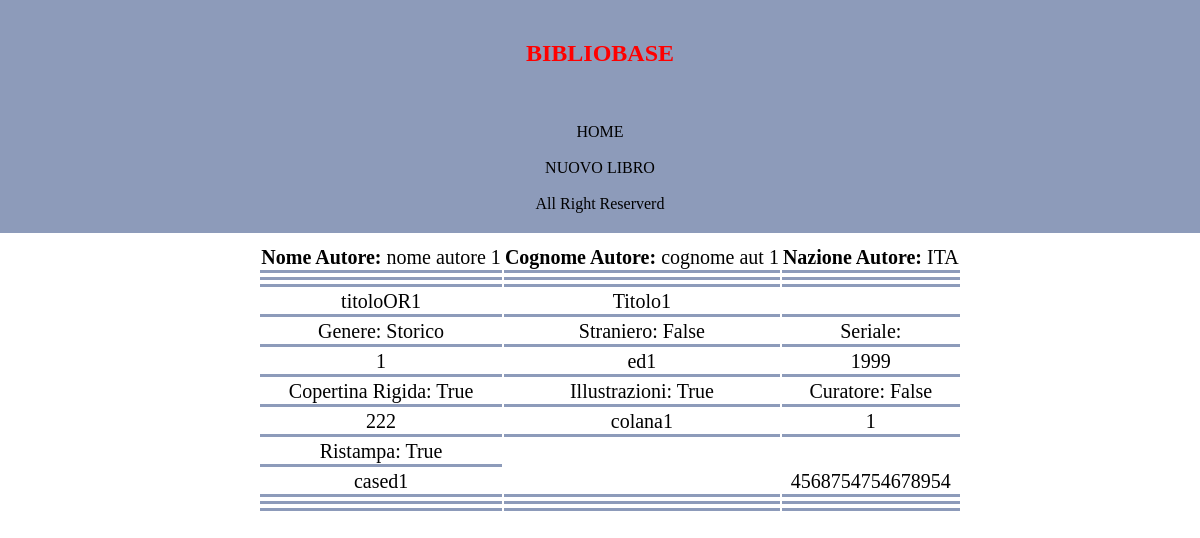
The page /detail/N660/ on the database its author committed.
### libri/models.py (models this page shows)
class TradAutCur(models.Model):
    CodAutore = models.CharField(max_length=4,primary_key=True)
    NomeTr = models.CharField(max_length=256)
    CognomeTr = models.CharField(max_length=256)
    NazioneTr = models.CharField(max_length=256)

class NonSeriale(models.Model):
    CodLibro = models.CharField(max_length=4, primary_key=True)
    IDCollana = models.ForeignKey(Collane,on_delete=models.RESTRICT, blank=True, null=True)
    IDCasaEd = models.ForeignKey(CasaEditrice,on_delete=models.RESTRICT)
    IDAutoreCuratore = models.ForeignKey(TradAutCur,on_delete=models.RESTRICT)
    IDPostPrefazione = models.ForeignKey(PostfazionePre,on_delete=models.RESTRICT, blank=True, null=True)
    Straniero = models.BooleanField(default=False)
    TitoloOrig = models.CharField(max_length=256, blank=True, null=True)
    Titolo = models.CharField(max_length=256)
    Sottotitolo = models.CharField(max_length=256, blank=True, null=True)
    AnnoEd = models.IntegerField()
    Illustrazioni = models.BooleanField(default=False)
    ISBN = models.CharField(max_length=13)
    Genere = models.CharField(max_length=256)
    NumPub = models.IntegerField(blank=True, null=True)
    CopertinaRigida = models.BooleanField(default=False)
    Ristampa = models.BooleanField(default=False)
    nRistampa = models.IntegerField(blank=True, null=True)
    Edizione = models.IntegerField()
    NumPagine = models.IntegerField()
    Curatore = models.BooleanField(default=False)
    Traduttore = models.ForeignKey(TradAutCur,related_name='traduttoreN',on_delete = models.RESTRICT, blank=True, null=True)
    Critico = models.ForeignKey(TradAutCur,related_name='criticoN',on_delete = models.RESTRICT, blank=True, null=True)

class Collane(models.Model):
    CodCollane = models.CharField(max_length=4, primary_key=True)
    NomeCo = models.CharField(max_length=256)

class CasaEditrice(models.Model):
    CodCasaEd = models.CharField(max_length=4, primary_key=True)
    Sede = models.CharField(max_length=256)
    NomeCa = models.CharField(max_length=256)

### libri/views.py (the view)
# urls.py: path('detail/<Cod>/',views.LibroDetailView, name='detail'),
def LibroDetailView(request,Cod):
    if request.method == 'GET':
            if Cod[0]=='N':
                query="SELECT * FROM libri_NonSeriale WHERE CodLibro=%s"
            if Cod[0]=='S':
                query="SELECT * FROM libri_Seriale WHERE CodLibro=%s"
            for record in NonSeriale.objects.raw(query,[Cod,]):
                CodLibro = record.CodLibro
                NomeCo = record.IDCollana.NomeCo
                Sede = record.IDCasaEd.Sede
                NomeCa = record.IDCasaEd.NomeCa
                NomeAu = record.IDAutoreCuratore.NomeTr
                CognomeAu = record.IDAutoreCuratore.CognomeTr
                NazioneAu = record.IDAutoreCuratore.NazioneTr
                NomePr = record.IDPostPrefazione.autPrefazione.NomeTr
                CognomePr = record.IDPostPrefazione.autPrefazione.CognomeTr
                NazionePr = record.IDPostPrefazione.autPrefazione.NazioneTr
                NomePo = record.IDPostPrefazione.autPostfazione.NomeTr
                CognomePo = record.IDPostPrefazione.autPostfazione.CognomeTr
                NazionePo = record.IDPostPrefazione.autPostfazione.NazioneTr
                Straniero = record.Straniero
                TitoloOrig = record.TitoloOrig
                Titolo = record.Titolo
                Sottotitolo = record.Sottotitolo
                AnnoEd = record.AnnoEd
                Illustrazioni = record.Illustrazioni
                ISBN = record.ISBN
                Genere = record.Genere
                NumPub = record.NumPub
                CopertinaRigida = record.CopertinaRigida
                Ristampa = record.Ristampa
                nRistampa = record.nRistampa
                Edizione = record.Edizione
                NumPagine = record.NumPagine
                Curatore = record.Curatore
                NomeTr = record.Traduttore.NomeTr
                CognomeTr = record.Traduttore.CognomeTr
                NazioneTr = record.Traduttore.NazioneTr
                NomeCu = record.Critico.NomeTr
                CognomeCu = record.Critico.CognomeTr
                NazioneCu = record.Critico.NazioneTr
                elemento = objlist()
                elemento.inserimento( CodLibro,  NomeCo,  Sede,  NomeCa,  NomeAu,  CognomeAu,  NazioneAu,  NomePo,  CognomePo,  NazionePo,  NomePr,  CognomePr,  NazionePr,  Straniero,  TitoloOrig,  Titolo,  Sottotitolo,  AnnoEd,  Illustrazioni,  ISBN,  Genere,  NumPub,  CopertinaRigida,  Ristampa,  nRistampa,  Edizione,  NumPagine,  Curatore,  NomeTr,  CognomeTr,  NazioneTr, NomeCu, CognomeCu, NazioneCu)
            return render(request, 'detail.html', {'context':elemento})
    else:
        print("Errore")

### templates/detail.html (shortened to what this page needs)
{% load static %}
<!DOCTYPE html>
<html lang="en">
<head>
    <link rel="stylesheet" href="{% static './css/ins_style.css' %}">
</head>
<body>
    <nav>
        <h2 style="color:red;">BIBLIOBASE</h2>
        <div class="links">
            <br><br>
            <a href="{% url 'base' %}">HOME</a>
            <br><br>
            <a href="{% url 'nuovo_libro' %}">NUOVO LIBRO</a>
            <br><br>
        </div>
        <div class="cp">All Right Reserverd</div>
    </nav>
    {% block content %}
    <table class="partOne">
        <tr>
            <td><b>Nome Autore:</b> {{context.NomeAu}}</td>
            <td><b>Cognome Autore:</b> {{context.CognomeAu}}</td>
            <td><b>Nazione Autore:</b> {{context.NazioneAu}}</td>
        </tr>
        <tr>
            <td>{{context.NomePost}}</td>
            <td>{{context.CognomePost}}</td>
            <td>{{context.NazionePost}}</td>
        </tr>
        <tr>
            <td>{{context.NomePre}}</td>
            <td>{{context.CognomePre}}</td>
            <td>{{context.NazionePre}}</td>
        </tr>
        <tr>
            <td>{{context.TitoloOrig}}</td>
            <td>{{context.Titolo}}</td>
            <td>{{context.Sottotitolo}}</td>
        </tr>
        <tr>
            <td>Genere: {{context.Genere}}</td>
            <td>Straniero: {{context.Straniero}}</td>
            <td>Seriale: {{context.IsSerial}}</td>
        </tr>
        <tr>
            <td>{{context.NumPub}}</td>
            <td>{{context.Edizione}}</td>
            <td>{{context.AnnoEd}}</td>
        </tr>
        <tr>
            <td>Copertina Rigida: {{context.CopertinaRigida}}</td>
            <td>Illustrazioni: {{context.Illustrazioni}}</td>
            <td>Curatore: {{context.Curatore}}</td>
        </tr>
        <tr>
            <td>{{context.NumPagine}}</td>
            <td>{{context.NomeCo}}</td>
            <td>{{context.nRistampa}}</td>
        </tr>
        <tr>
            <td>Ristampa: {{context.Ristampa}}</td>
        </tr>
        <tr>
            <td>{{context.NomeCa}}</td>
            <td>{{context.SedeCa}}</td>
            <td>{{context.ISBN_ISSN}}</td>
        </tr>
        <tr>
            <td>{{context.NomeTr}}</td>
            <td>{{context.CognomeTr}}</td>
            <td>{{context.NazioneTr}}</td>
        </tr>
        <tr>
            <td>{{context.NomeCu}}</td>
            <td>{{context.CognomeCu}}</td>
            <td>{{context.NazioneCu}}</td>
        </tr>
    </table>
    {% endblock content %}
</body>
</html>

### static/css/ins_style.css (style rules this page uses)
a { text-decoration: none; color: black; }
body { margin: 0; font-family: Leelawadee; min-height: 100vh; }
nav { flex-basis: 17vw; padding: 20px; background-color: rgba(91, 110, 155, 0.692); text-align: center; display: flex; flex-direction: column; }
.partOne { margin-left: 20px; text-align: center; font-size: 20px; }
table { display: flex; justify-content: center; padding: 10px; }
td { border-bottom: 3px solid rgba(91, 110, 155, 0.692); }

### rows shown on the page
TradAutCur: NomeAu "nome autore 1", CognomeAu "cognome aut 1", NazioneAu "ITA"
NonSeriale: TitoloOrig "titoloOR1", Titolo "Titolo1", Genere "Storico", Edizione "ed1", ISBN_ISSN "4568754754678954"
Collane: NomeCo "colana1"
CasaEditrice: NomeCa "cased1"

### other values the page prints
{{ context.Straniero }} "False"
{{ context.NumPub }} "1"
{{ context.AnnoEd }} "1999"
{{ context.CopertinaRigida }} "True"
{{ context.Illustrazioni }} "True"
{{ context.Curatore }} "False"
{{ context.NumPagine }} "222"
{{ context.nRistampa }} "1"
{{ context.Ristampa }} "True"
